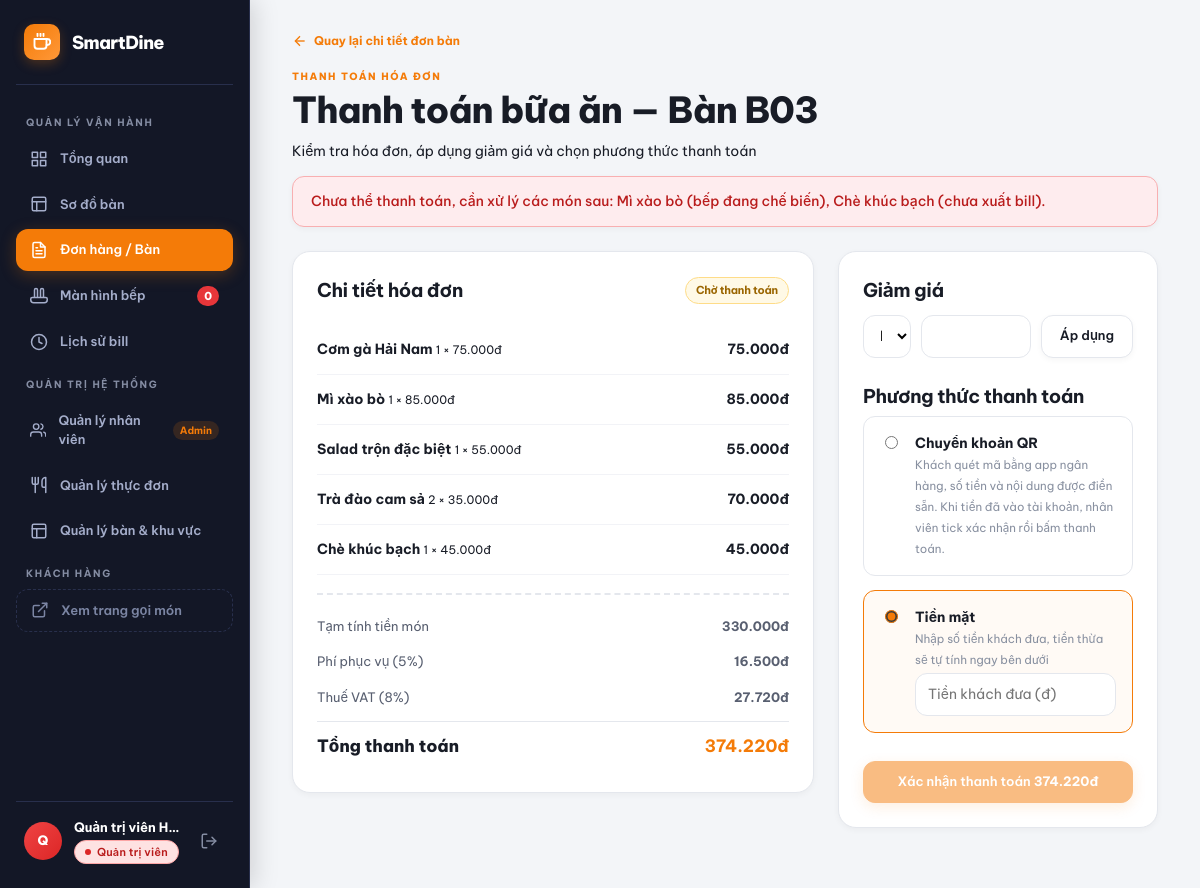
The app's page /index.php?page=payment&table=B03 (signed in) with its own data.
### tables this page shows
CREATE TABLE `order_items` (
  `id` int(11) NOT NULL AUTO_INCREMENT,
  `order_id` int(11) NOT NULL,
  `item_name` varchar(100) NOT NULL,
  `unit_price` int(11) NOT NULL,
  `qty` int(11) NOT NULL DEFAULT 1,
  `note` varchar(255) DEFAULT NULL,
  `status` enum('unsent','pending','cooking','done','served','cancelled') NOT NULL DEFAULT 'unsent',
  `sent_by` int(11) DEFAULT NULL,
  `sent_at` datetime DEFAULT NULL,
  `cancelled_at` datetime DEFAULT NULL,
  `created_at` datetime DEFAULT current_timestamp(),
  PRIMARY KEY (`id`),
  KEY `idx_items_order` (`order_id`),
  CONSTRAINT `fk_items_order` FOREIGN KEY (`order_id`) REFERENCES `orders` (`id`) ON DELETE CASCADE
);

### includes/http.php (called while the page is built, shortened)
<?php
function escapeHtml($value): string {
    return htmlspecialchars((string) $value, ENT_QUOTES, 'UTF-8');
}

### includes/orders.php (called while the page is built, shortened)
<?php
require_once __DIR__ . '/billing.php';
require_once __DIR__ . '/http.php';
function normalizeTableCode(?string $tableCode): string {
    return preg_match('/^[A-Z]\d{2}$/', (string) $tableCode) ? $tableCode : 'B05';
}
function fetchTableItems(PDO $pdo, string $tableCode): array {
    $stmt = $pdo->prepare("
        SELECT i.`id`, i.`item_name` AS `name`, i.`unit_price` AS `price`, i.`qty`, i.`note`, i.`status`, i.`sent_at`
        FROM `order_items` i
        JOIN `orders` o ON o.`id` = i.`order_id`
        WHERE o.`table_code` = ? AND o.`status` = 'open'
        ORDER BY i.`id`
    ");
    $stmt->execute([$tableCode]);
    return $stmt->fetchAll();
}
function formatInvoiceCode(int $orderId): string {
    return 'HD' . str_pad((string) $orderId, 6, '0', STR_PAD_LEFT);
}

### includes/checkout.php (called while the page is built, shortened)
<?php
require_once __DIR__ . '/orders.php';
function findCheckoutBlockers(array $items): array {
    $blockers = [];
    foreach ($items as $item) {
        if (isset(CHECKOUT_BLOCKING_STATUSES[$item['status']])) {
            $blockers[] = $item['name'] . ' (' . CHECKOUT_BLOCKING_STATUSES[$item['status']] . ')';
        }
    }
    return $blockers;
}
function checkoutBlockersMessage(array $blockers): string {
    return 'Chưa thể thanh toán, cần xử lý các món sau: ' . implode(', ', $blockers) . '.';
}
function fetchOpenOrderId(PDO $pdo, string $tableCode): ?int {
    $stmt = $pdo->prepare("SELECT `id` FROM `orders` WHERE `table_code` = ? AND `status` = 'open' ORDER BY `id` DESC LIMIT 1");
    $stmt->execute([$tableCode]);
    $orderId = $stmt->fetchColumn();
    return $orderId === false ? null : (int) $orderId;
}

### config/billing.php (called while the page is built)
<?php
return [
    'vat_rate'          => 0.08,
    'service_fee_rate'  => 0.05,
    'excluded_statuses' => ['cancelled'],
];

### includes/billing.php (called while the page is built, shortened)
<?php
function getBillingConfig(): array {
    static $config = null;
    if ($config === null) {
        $config = require __DIR__ . '/../config/billing.php';
    }
    return $config;
}
function calculateBill(array $items, array $discount = [], ?array $config = null): array {
    $config = $config ?? getBillingConfig();
    $lines    = buildBillLines($items, $config['excluded_statuses']);
    $subtotal = array_sum(array_column($lines, 'amount'));
    $discountType   = $discount['type'] ?? DISCOUNT_NONE;
    $discountValue  = (int) ($discount['value'] ?? 0);
    $discountAmount = calculateDiscountAmount($subtotal, $discountType, $discountValue);
    $afterDiscount = $subtotal - $discountAmount;
    $serviceFee    = roundMoney($afterDiscount * $config['service_fee_rate']);
    $taxable       = $afterDiscount + $serviceFee;
    $vat           = roundMoney($taxable * $config['vat_rate']);
    return [
        'lines'           => $lines,
        'subtotal'        => $subtotal,
        'discount_type'   => $discountType,
        'discount_value'  => $discountType === DISCOUNT_NONE ? 0 : $discountValue,
        'discount_amount' => $discountAmount,
        'service_fee'     => $serviceFee,
        'vat'             => $vat,
        'total'           => $taxable + $vat,
        'vat_rate'        => $config['vat_rate'],
        'service_rate'    => $config['service_fee_rate'],
    ];
}
function buildBillLines(array $items, array $excludedStatuses): array {
    $lines = [];
    foreach ($items as $item) {
        $price = (int) ($item['price'] ?? 0);
        $qty   = (int) ($item['qty'] ?? 0);
        $lines[] = [
            'name'   => (string) ($item['name'] ?? ''),
            'price'  => $price,
            'qty'    => $qty,
            'amount' => $price * $qty,
        ];
    }
    return $lines;
}
function calculateDiscountAmount(int $subtotal, string $type, int $value): int {
    switch ($type) {
        case DISCOUNT_NONE:
            return 0;
    }
}
function roundMoney(float $amount): int {
    return (int) round($amount, 0, PHP_ROUND_HALF_UP);
}
function formatMoney(int $amount): string {
    return number_format($amount, 0, ',', '.') . 'đ';
}

### config/restaurant.php (called while the page is built)
<?php
return [
    'name'       => 'SMARTDINE RESTAURANT',
    'address'    => '123 Nguyễn Huệ, Quận 1, TP. Hồ Chí Minh',
    'phone'      => '0900 000 000',
    'payment_qr' => 'assets/images/payment-qr.svg',
    'bank'       => [
        'bin'          => '970422',
        'name'         => 'MB Bank',
        'account_no'   => '0000000000',
        'account_name' => 'NGUYEN VAN A',
    ],
];

### includes/restaurant.php (called while the page is built)
<?php
function getRestaurantInfo(): array {
    return require __DIR__ . '/../config/restaurant.php';
}

### includes/vietqr.php (called while the page is built, shortened)
<?php
require_once __DIR__ . '/orders.php';
require_once __DIR__ . '/restaurant.php';
function formatTransferContent(int $orderId, string $tableCode): string {
    return formatInvoiceCode($orderId) . ' Ban ' . $tableCode;
}
function emvField(string $id, string $value): string {
    return $id . str_pad((string) strlen($value), 2, '0', STR_PAD_LEFT) . $value;
}
function crc16Ccitt(string $data): string {
    $crc = 0xFFFF;
    for ($i = 0, $length = strlen($data); $i < $length; $i++) {
        $crc ^= ord($data[$i]) << 8;
        for ($bit = 0; $bit < 8; $bit++) {
            $crc = ($crc & 0x8000) ? (($crc << 1) ^ 0x1021) : ($crc << 1);
            $crc &= 0xFFFF;
        }
    }
    return strtoupper(str_pad(dechex($crc), 4, '0', STR_PAD_LEFT));
}
function buildVietQrPayload(string $bankBin, string $accountNo, int $amount, string $content): string {
    $content  = substr(preg_replace('/[^A-Za-z0-9 ]/', '', $content), 0, 25);
    $merchant = emvField('00', 'A000000727')
        . emvField('01', emvField('00', $bankBin) . emvField('01', $accountNo))
        . emvField('02', 'QRIBFTTA');
    $payload = emvField('00', '01')
        . emvField('01', '12')
        . emvField('38', $merchant)
        . emvField('53', '704')
        . emvField('54', (string) $amount)
        . emvField('58', 'VN')
        . emvField('62', emvField('08', $content));
    $payload .= '6304';
    return $payload . crc16Ccitt($payload);
}
function buildInvoiceQrPayload(?int $orderId, string $tableCode, int $amount): string {
    $bank = getRestaurantInfo()['bank'];
    return buildVietQrPayload($bank['bin'], $bank['account_no'], $amount, formatTransferContent($orderId, $tableCode));
}

### pages/payment.php (the view, shortened to what this page needs)
<?php
require_once __DIR__ . '/../includes/bill-summary.php';
require_once __DIR__ . '/../includes/checkout.php';
require_once __DIR__ . '/../includes/receipt.php';
require_once __DIR__ . '/../includes/vietqr.php';
$tableCode  = normalizeTableCode($_GET['table'] ?? null);
$paymentUrl = 'index.php?page=payment&table=' . $tableCode;
$isPost        = $_SERVER['REQUEST_METHOD'] === 'POST';
$discountType  = $isPost ? ($_POST['discount_type'] ?? DISCOUNT_NONE) : DISCOUNT_NONE;
$discountValue = $isPost ? (int) ($_POST['discount_value'] ?? 0) : 0;
$method        = $isPost && isset(PAYMENT_METHODS[$_POST['pay'] ?? '']) ? $_POST['pay'] : 'cash';
$cashReceived  = $isPost ? (int) ($_POST['cash_received'] ?? 0) : 0;
$error    = '';
$items    = [];
$invoice  = null;
$blockers = [];
$orderId  = null;
try {
    $pdo = getOrdersDb();
    if ($invoice === null) {
        $items    = fetchTableItems($pdo, $tableCode);
        $blockers = findCheckoutBlockers($items);
        $orderId  = fetchOpenOrderId($pdo, $tableCode);
    }
} catch (RuntimeException | PDOException $e) {
    error_log('payment page: ' . $e->getMessage());
    $error = 'Không xử lý được thanh toán, vui lòng thử lại.';
}
$isPaid = $invoice !== null;
if ($isPaid) {
    $bill         = $invoice['bill'];
    $method       = $invoice['method'];
    $cashReceived = $invoice['cash_received'];
    $change       = $invoice['change'];
} else {
    try {
        $bill = calculateBill($items, ['type' => $discountType, 'value' => $discountValue]);
    } catch (InvalidArgumentException $e) {
        $error         = $e->getMessage();
        $discountType  = DISCOUNT_NONE;
        $discountValue = 0;
        $bill          = calculateBill($items);
    }
    $change = 0;
}
$qrPayload = $isPaid ? '' : buildInvoiceQrPayload($orderId, $tableCode, $bill['total']);
if ($blockers !== [] && $error === '') {
    $error = checkoutBlockersMessage($blockers);
}
?>
<section class="page-heading">
  <div class="back-nav-row">
    <a class="back-link no-print" href="index.php?page=table-order&table=<?= escapeHtml($tableCode) ?>">
      <svg width="16" height="16" viewBox="0 0 24 24" fill="none" stroke="currentColor" stroke-width="2"><line x1="19" y1="12" x2="5" y2="12"></line><polyline points="12 19 5 12 12 5"></polyline></svg>
      <span>Quay lại chi tiết đơn bàn</span>
    </a>
  </div>
  <span class="eyebrow">THANH TOÁN HÓA ĐƠN</span>
  <h1>Thanh toán bữa ăn — Bàn <?= escapeHtml($tableCode) ?></h1>
  <p>Kiểm tra hóa đơn, áp dụng giảm giá và chọn phương thức thanh toán</p>
</section>
<div id="payment-alerts">
  <?php if ($error !== ''): ?>
    <div class="flash-alert flash-error"><span><?= escapeHtml($error) ?></span></div>
  <?php endif; ?>
</div>
<?php if (empty($bill['lines'])): ?>
  <section class="panel empty-state">
    <h3>Bàn <?= escapeHtml($tableCode) ?> chưa có món nào để thanh toán</h3>
    <a class="btn" href="index.php?page=staff">Về sơ đồ bàn</a>
  </section>
<?php else: ?>
<div class="two-col payment-layout">
  <section class="panel">
    <div class="panel-title">
      <h2>Chi tiết hóa đơn</h2>
      <?php if ($isPaid): ?>
        <span class="status status-ready">Đã thanh toán</span>
      <?php else: ?>
        <span class="status status-pending">Chờ thanh toán</span>
      <?php endif; ?>
    </div>
    <div class="bill-line-items">
      <?php foreach ($bill['lines'] as $line): ?>
        <div class="line-item">
          <div>
            <b><?= escapeHtml($line['name']) ?></b>
            <small><?= escapeHtml($line['qty']) ?> × <?= formatMoney($line['price']) ?></small>
          </div>
          <b><?= formatMoney($line['amount']) ?></b>
        </div>
      <?php endforeach; ?>
    </div>
    <div class="bill-summary-box" id="bill-summary">
      <?= renderBillSummary($bill) ?>
    </div>
  </section>
  <?php if ($isPaid): ?>
    <section class="panel payment-success">
      <h2>Thanh toán thành công</h2>
      <p class="muted">Mã hóa đơn <b><?= escapeHtml($invoice['code']) ?></b> · <?= escapeHtml($invoice['paid_at']) ?> · Thu ngân: <?= escapeHtml($invoice['cashier']) ?></p>
      <p class="muted">Phương thức: <?= escapeHtml(PAYMENT_METHODS[$method]) ?></p>
      <div class="summary-row"><span>Đã thanh toán</span><b><?= formatMoney($bill['total']) ?></b></div>
      <?php if ($method === 'cash'): ?>
        <div class="summary-row"><span>Khách đưa</span><b><?= formatMoney($cashReceived) ?></b></div>
        <div class="summary-row total"><span>Tiền thừa trả khách</span><b><?= formatMoney($change) ?></b></div>
      <?php endif; ?>
      <button class="btn btn-outline btn-block no-print" type="button" data-print-invoice>In hóa đơn</button>
      <a class="btn btn-block no-print" href="index.php?page=staff">Về sơ đồ bàn</a>
    </section>
  <?php else: ?>
    <form class="panel payment-methods-panel" method="post" action="<?= escapeHtml($paymentUrl) ?>"
          data-payment-form data-total="<?= (int) $bill['total'] ?>" data-table="<?= escapeHtml($tableCode) ?>" data-calculate-url="api/payment-calculate.php"
          data-qr-payload="<?= escapeHtml($qrPayload) ?>">
      <h2>Giảm giá</h2>
      <div class="discount-row">
        <select name="discount_type" aria-label="Loại giảm giá">
          <option value="<?= DISCOUNT_NONE ?>" <?= $discountType === DISCOUNT_NONE ? 'selected' : '' ?>>Không giảm giá</option>
        </select>
        <input type="number" name="discount_value" min="0" step="1" value="<?= $discountValue > 0 ? escapeHtml($discountValue) : '' ?>" aria-label="Giá trị giảm">
        <button class="btn btn-outline" type="button" data-apply-discount>Áp dụng</button>
      </div>
      <h2>Phương thức thanh toán</h2>
      <label class="payment-option">
        <input type="radio" name="pay" value="qr" <?= $method === 'qr' ? 'checked' : '' ?>>
        <div class="pay-content">
          <div class="pay-title-row"><b>Chuyển khoản QR</b></div>
          <small class="muted">Khách quét mã bằng app ngân hàng, số tiền và nội dung được điền sẵn. Khi tiền đã vào tài khoản, nhân viên tick xác nhận rồi bấm thanh toán.</small>
        </div>
      </label>
      <label class="payment-option">
        <input type="radio" name="pay" value="cash" <?= $method === 'cash' ? 'checked' : '' ?>>
        <div class="pay-content">
          <div class="pay-title-row"><b>Tiền mặt</b></div>
          <small class="muted">Nhập số tiền khách đưa, tiền thừa sẽ tự tính ngay bên dưới</small>
          <div class="pay-detail">
            <input class="cash-input" type="number" name="cash_received" min="0" step="1"
                   value="<?= $cashReceived > 0 ? escapeHtml($cashReceived) : '' ?>" placeholder="Tiền khách đưa (đ)" aria-label="Tiền khách đưa">
          </div>
        </div>
      </label>
      <button class="btn btn-block btn-pay-now" type="submit" name="action" value="pay"<?= $blockers !== [] ? ' disabled' : '' ?> data-pay-button>
        <span>Xác nhận thanh toán <b data-bill-total><?= formatMoney($bill['total']) ?></b></span>
      </button>
    </form>
  <?php endif; ?>
</div>
<?php endif; ?>

### records on screen
order_items: item_name "Cơm gà Hải Nam", qty "1", unit_price "75.000đ"
order_items: item_name "Mì xào bò", qty "1", unit_price "85.000đ"
order_items: item_name "Salad trộn đặc biệt", qty "1", unit_price "55.000đ"
order_items: item_name "Trà đào cam sả", qty "2", unit_price "35.000đ", amount "70.000đ"
order_items: item_name "Chè khúc bạch", qty "1", unit_price "45.000đ"

### other values on screen
$kitchenOpenCount "0"
$userInitial "Q"
$user['fullname'] ?: $user['username'] "Quản trị viên H…"
escapeHtml($tableCode) "B03"
escapeHtml($error) "Chưa thể thanh toán, cần xử lý các món sau: Mì xào bò (bếp đang chế biến), Chè khúc bạch (chưa xuất bill)."
formatMoney($bill['subtotal']) "330.000đ"
escapeHtml($servicePercent) "5"
formatMoney($bill['service_fee']) "16.500đ"
escapeHtml($vatPercent) "8"
formatMoney($bill['vat']) "27.720đ"
escapeHtml($totalLabel) "Tổng thanh toán"
formatMoney($bill['total']) "374.220đ"
